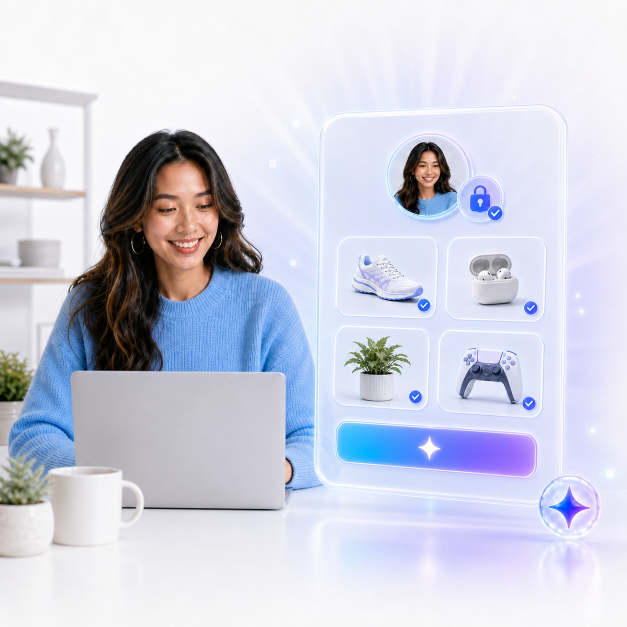
#> input picture design-source/creator-brand-art/creator-01-apply.png, 1254 x 1254 px (shown at 1/2 size)
$ python grade.py ../../../../../design-source/creator-brand-art/creator-01-apply.png ../../../../../design-source/creator-brand-art/creator-02-selected.png
#> lines starting #> are read from the running program, lines starting #| are printed output that depends on the picture
"""Shared warm grade for all site props — DESIGN.md 'Texture'.
Takes a matted RGBA PNG, trims to content, applies ONE consistent warm grade,
resizes to web scale, exports .webp (+ .png fallback) into assets/cut/.

Usage: python grade.py <in_rgba.png> <out_basename>
"""
import sys
from pathlib import Path
from PIL import Image, ImageEnhance

MAX_EDGE = 880  # web display scale; props render <=440px, so 2x for retina

def grade(img: Image.Image) -> Image.Image:
    r, g, b, a = img.split()
    # warm grade: gentle lift in red, tiny cut in blue — same numbers for every asset
    r = r.point(lambda v: min(255, int(v * 1.035 + 2)))
    b = b.point(lambda v: max(0, int(v * 0.965)))
    out = Image.merge("RGBA", (r, g, b, a))
    out = ImageEnhance.Color(out).enhance(1.06)      # slight richness
    out = ImageEnhance.Contrast(out).enhance(1.03)   # slight snap
    return out

def main():
    src, name = Path(sys.argv[1]), sys.argv[2]
    outdir = Path(__file__).resolve().parent.parent / "cut"
    outdir.mkdir(exist_ok=True)
    img = Image.open(src).convert("RGBA")
    bbox = img.getbbox()
#> bbox = (0, 0, 1254, 1254)
    if bbox:
        img = img.crop(bbox)
    if max(img.size) > MAX_EDGE:
        s = MAX_EDGE / max(img.size)
#> s = 0.702
        img = img.resize((round(img.width * s), round(img.height * s)), Image.LANCZOS)
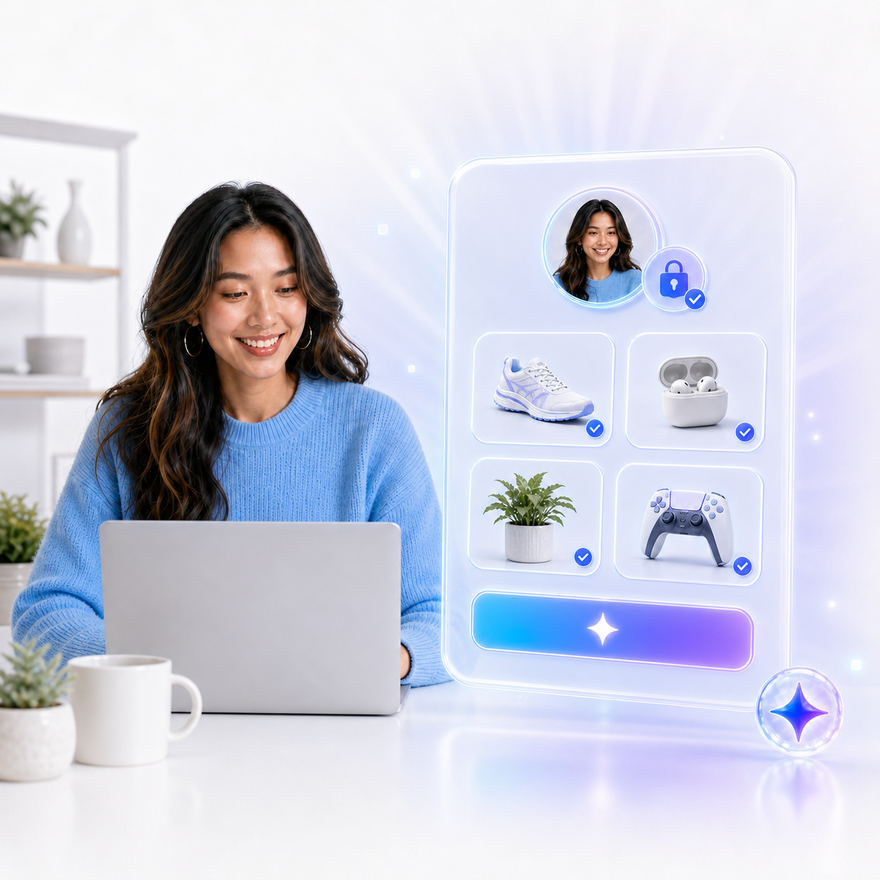
#> img: PIL image 880x880 RGBA; mean R, G, B, A 206, 208.8, 224.1, 255
    img = grade(img)
#> in grade, `r, g, b, a = img.split()`:
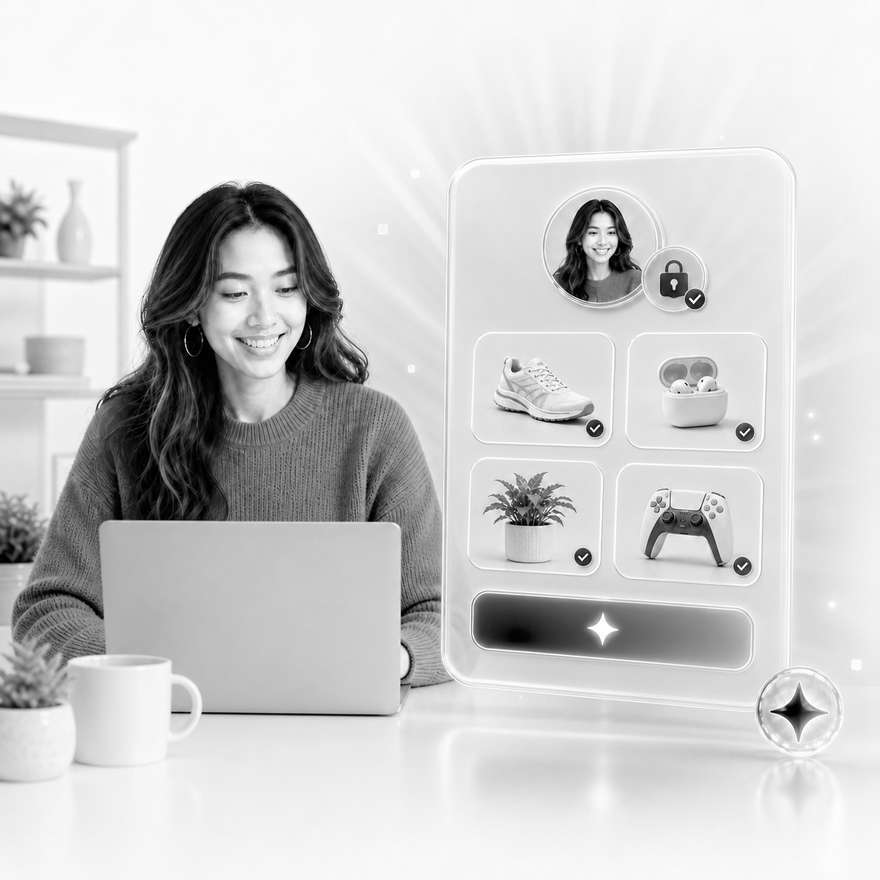
#> r: PIL image 880x880 L; min 0, max 255, mean 206
#> in grade, `r, g, b, a = img.split()`:
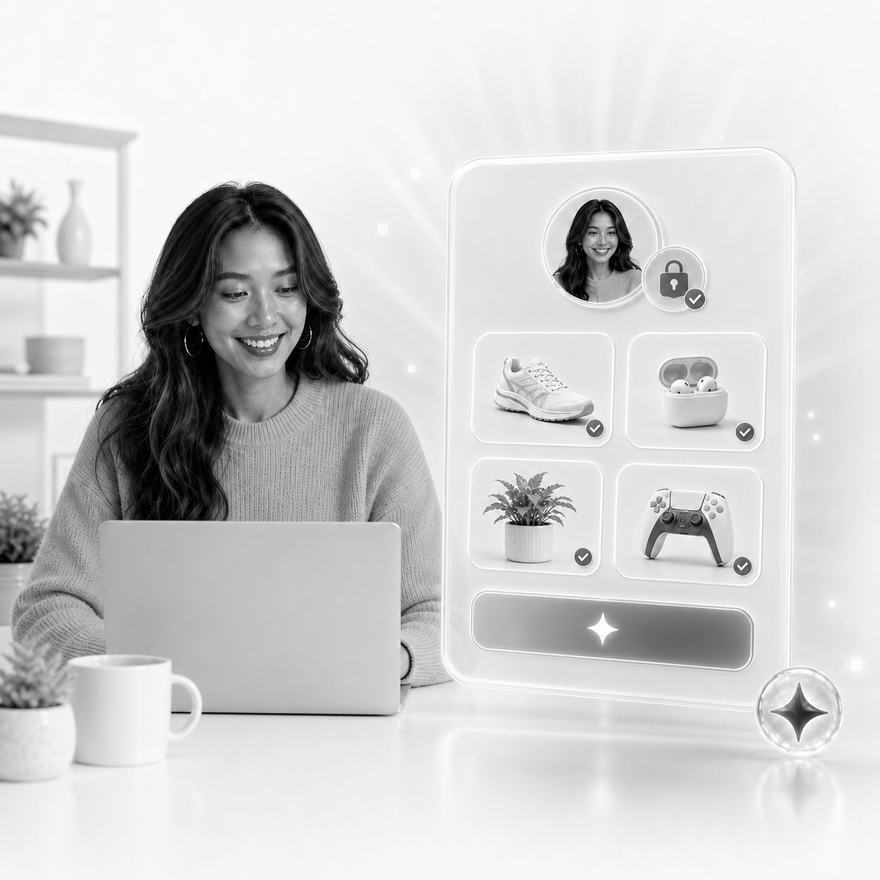
#> g: PIL image 880x880 L; min 0, max 255, mean 208.8
#> in grade, `r, g, b, a = img.split()`:
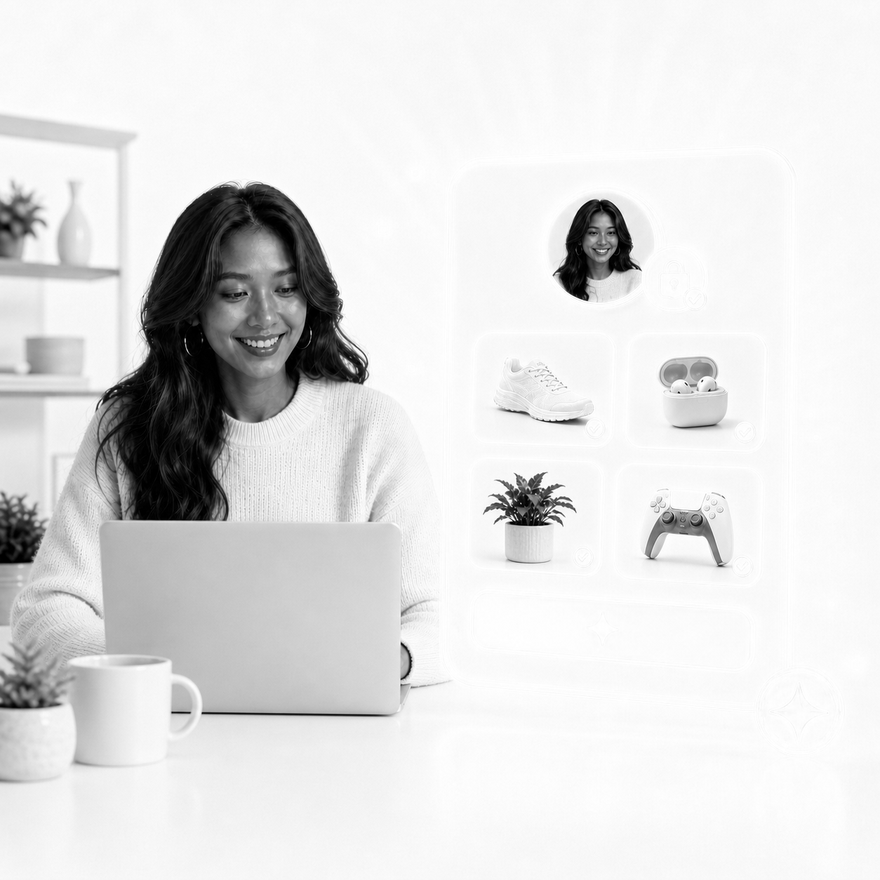
#> b: PIL image 880x880 L; min 0, max 255, mean 224.1
#> in grade, `r, g, b, a = img.split()`: a: PIL image 880x880 L; every value is 255
    img.save(outdir / f"{name}.webp", "WEBP", quality=88, method=6)
    img.save(outdir / f"{name}.png", "PNG", optimize=True)
    print(f"GRADED {name} {img.size[0]}x{img.size[1]}")
#| GRADED ../../../../../design-source/creator-brand-art/creator-02-selected.png 880x880

if __name__ == "__main__":
    main()

$ run again, on design-source/creator-brand-art/creator-03-setup-blueai.png
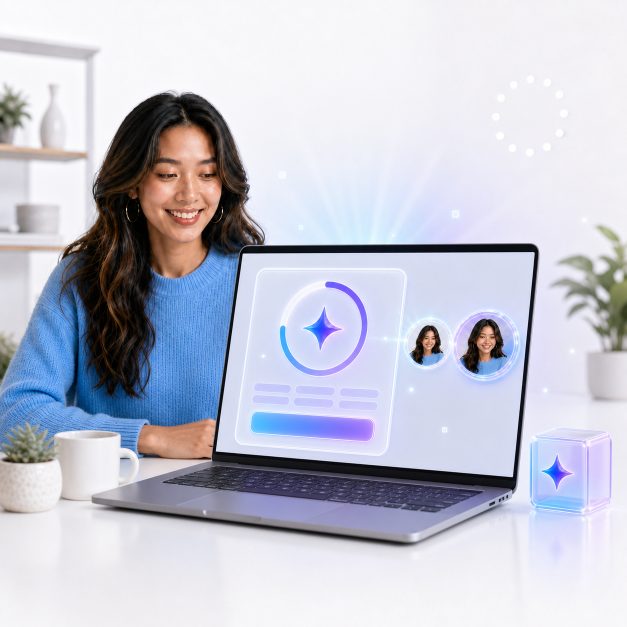
#> input picture design-source/creator-brand-art/creator-03-setup-blueai.png, 1254 x 1254 px (shown at 1/2 size)
#> bbox = (0, 0, 1254, 1254)
#> in grade, `r, g, b, a = img.split()`:
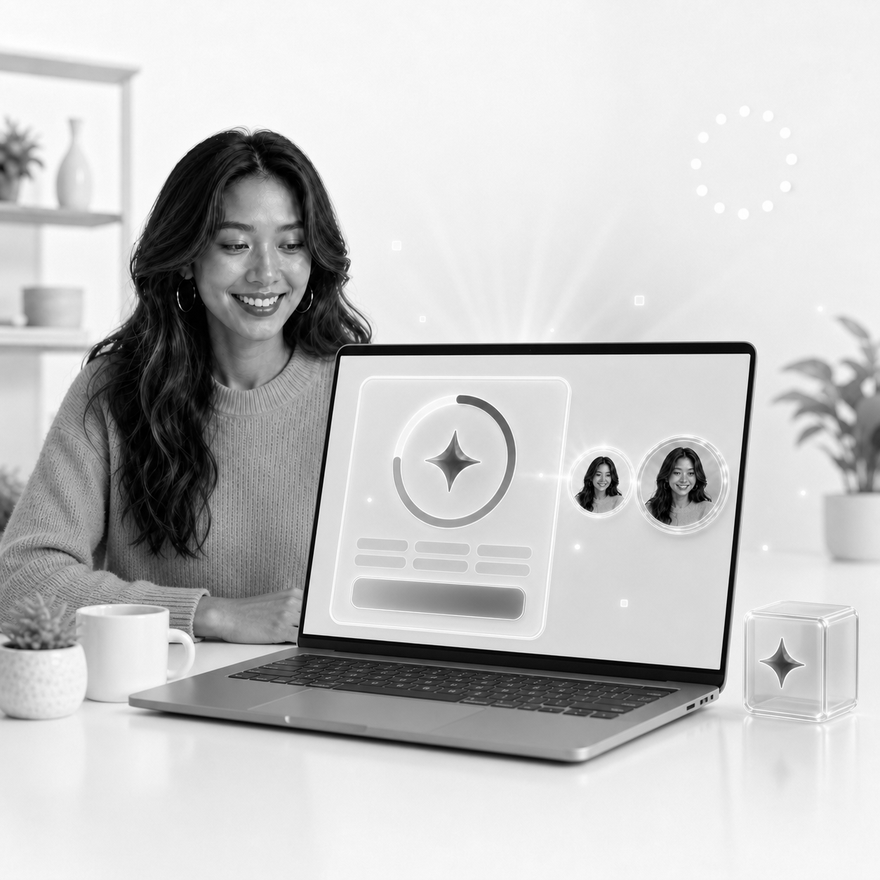
#> g: PIL image 880x880 L; min 0, max 255, mean 195.8
#> in grade, `r, g, b, a = img.split()`:
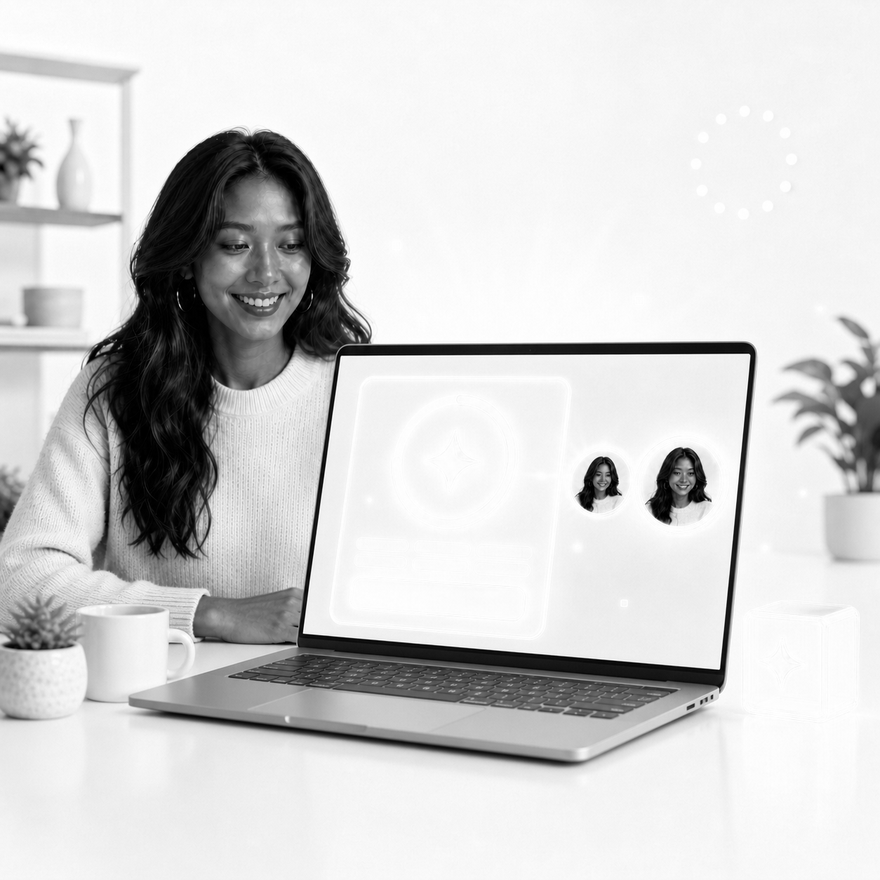
#> b: PIL image 880x880 L; min 0, max 255, mean 209.4
#> a: PIL image 880x880 L; every value is 255
#| GRADED ../../../../../design-source/creator-brand-art/creator-03-setup-blueai.png 880x880

$ run again, on design-source/creator-brand-art/creator-04-earn-monthly.png
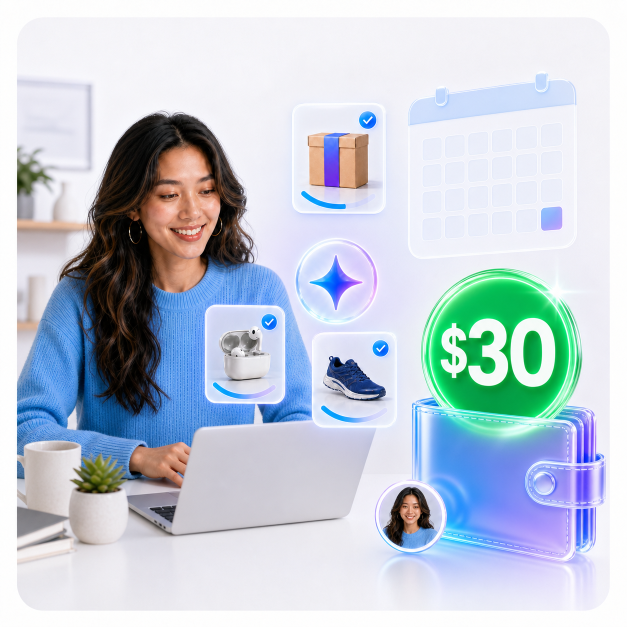
#> input picture design-source/creator-brand-art/creator-04-earn-monthly.png, 1254 x 1254 px (shown at 1/2 size)
#> bbox = (0, 0, 1254, 1254)
#> in grade, `r, g, b, a = img.split()`:
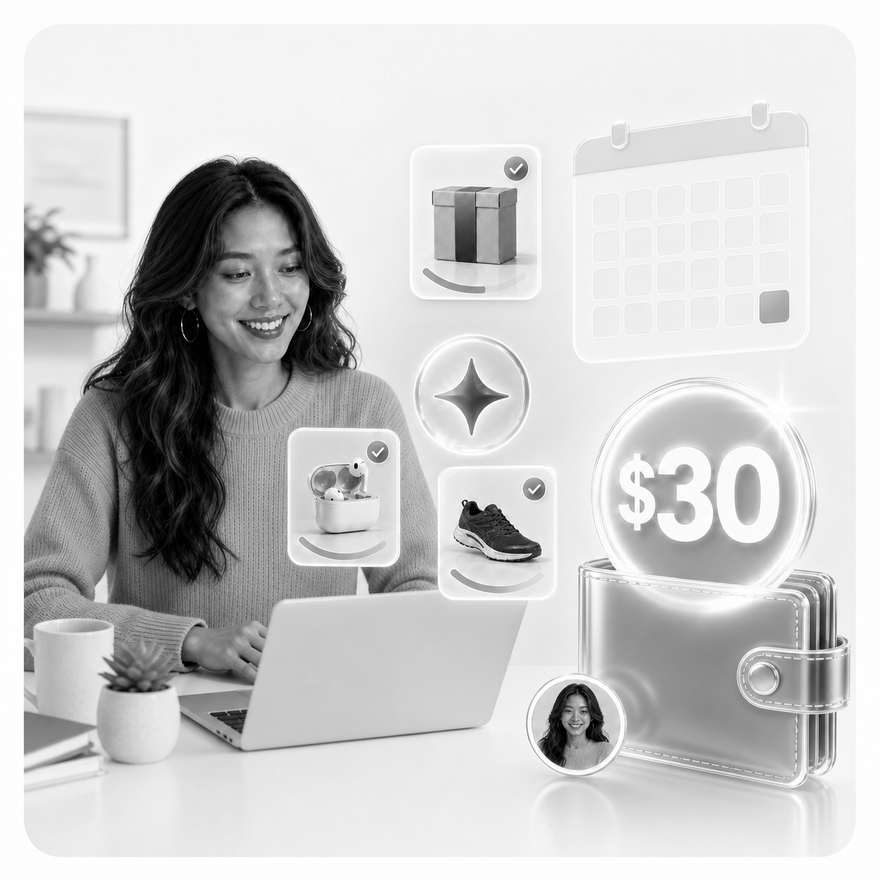
#> g: PIL image 880x880 L; min 0, max 255, mean 202.9
#> in grade, `r, g, b, a = img.split()`:
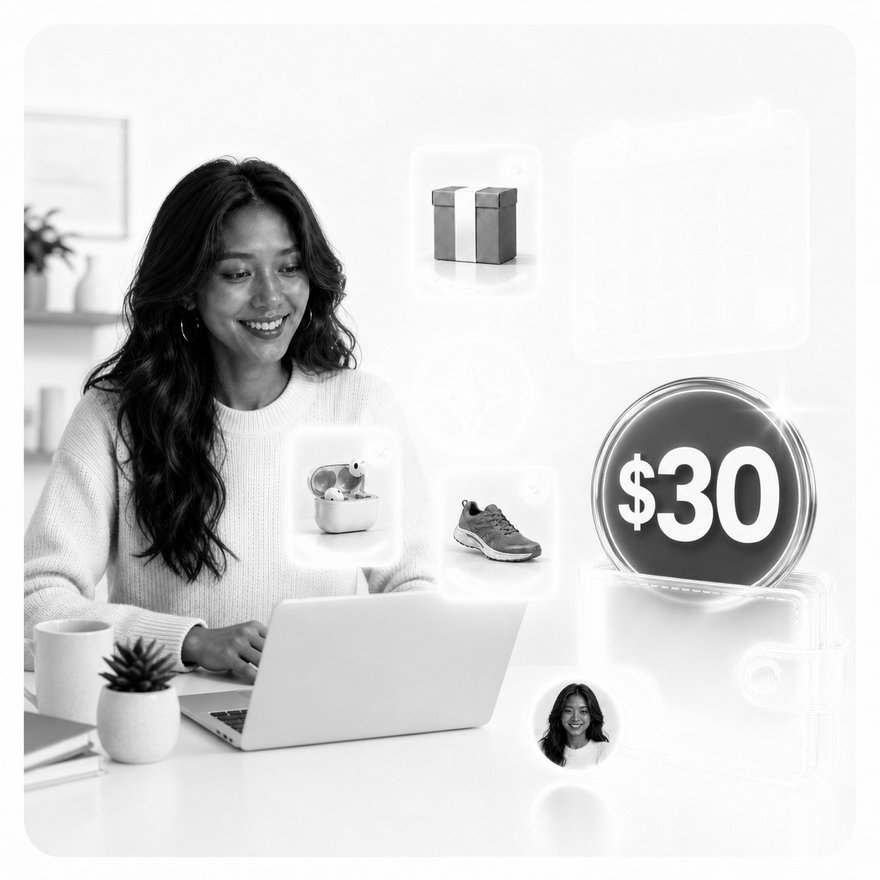
#> b: PIL image 880x880 L; min 0, max 255, mean 215
#> a: PIL image 880x880 L; every value is 255
#| GRADED ../../../../../design-source/creator-brand-art/creator-04-earn-monthly.png 880x880
